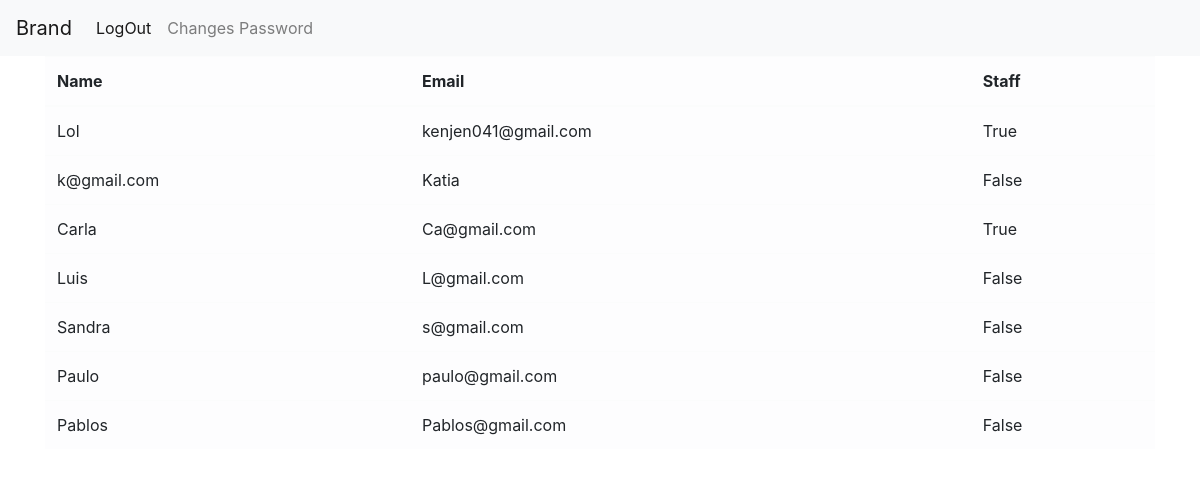
Page / (signed in) on the earlier database version.
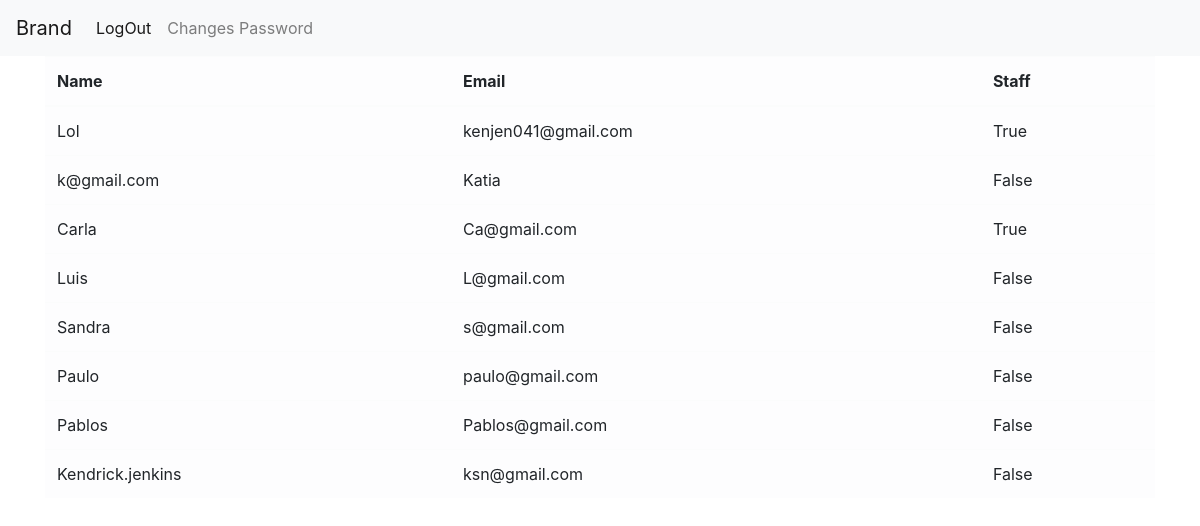
Same page on the later database version.
### users/models.py (models this page shows, shortened)
class CustomUser(AbstractBaseUser):
    email = models.EmailField(max_length=254, unique=True)
    username = models.CharField(max_length=20, unique=True)
    date_joined = models.DateTimeField(auto_now_add=True)
    is_admin = models.BooleanField(default=False)
    is_active = models.BooleanField(default=True)
    is_staff = models.BooleanField(default=False)
    is_superuser = models.BooleanField(default=False)
    USERNAME_FIELD = 'email'
    REQUIRED_FIELDS = ['username']
    objects = UserManager()

### users/views.py (the view)
class ListUsers(LoginRequiredMixin, ListView):
    template_name='home.html'
    context_object_name ='users'
    login_url= reverse_lazy('app_users:login')
    def get_queryset(self):
        return CustomUser.objects.all()

### template/home.html
{% extends 'base.html' %}
{% block content %}
<div class="container">
    <table class="table table-light">
        <thead>
            <th>Name</th>
            <th>Email</th>
            <th>Staff</th>
        </thead>
        <tbody>
            {% for userss in users %}
            <tr>
                <td>{{userss.username}}</td>
                <td>{{userss.email}}</td>
                <td>{{userss.is_staff}}</td>
            </tr>
            {% endfor %}
        </tbody>
    </table>
</div>
{% endblock content %}

### template/base.html (shortened to what this page needs)
<!DOCTYPE html>
<html lang="en">
<head>
    <link rel="stylesheet" href="https://stackpath.bootstrapcdn.com/bootstrap/4.5.2/css/bootstrap.min.css">
</head>
<body>
    {% if user.is_superuser %}
    <nav class="navbar navbar-expand-lg navbar-light bg-light">
        <a class="navbar-brand">Brand</a>
        <div id="my-nav" class="collapse navbar-collapse">
            <ul class="navbar-nav mr-auto">
                <li class="nav-item active">
                    <a class="nav-link" href="{% url 'app_users:logout' %}">LogOut</a>
                </li>
                <li class="nav-item">
                    <a class="nav-link" href="{% url 'app_users:changes_password' %}">Changes Password</a>
                </li>
            </ul>
        </div>
    </nav>
    {% endif %}
    {% block content %}
    {% endblock content %}
</body>
</html>

Differences in the rows shown:
added CustomUser: username "Kendrick.jenkins", email "ksn@gmail.com", is_staff "False"
